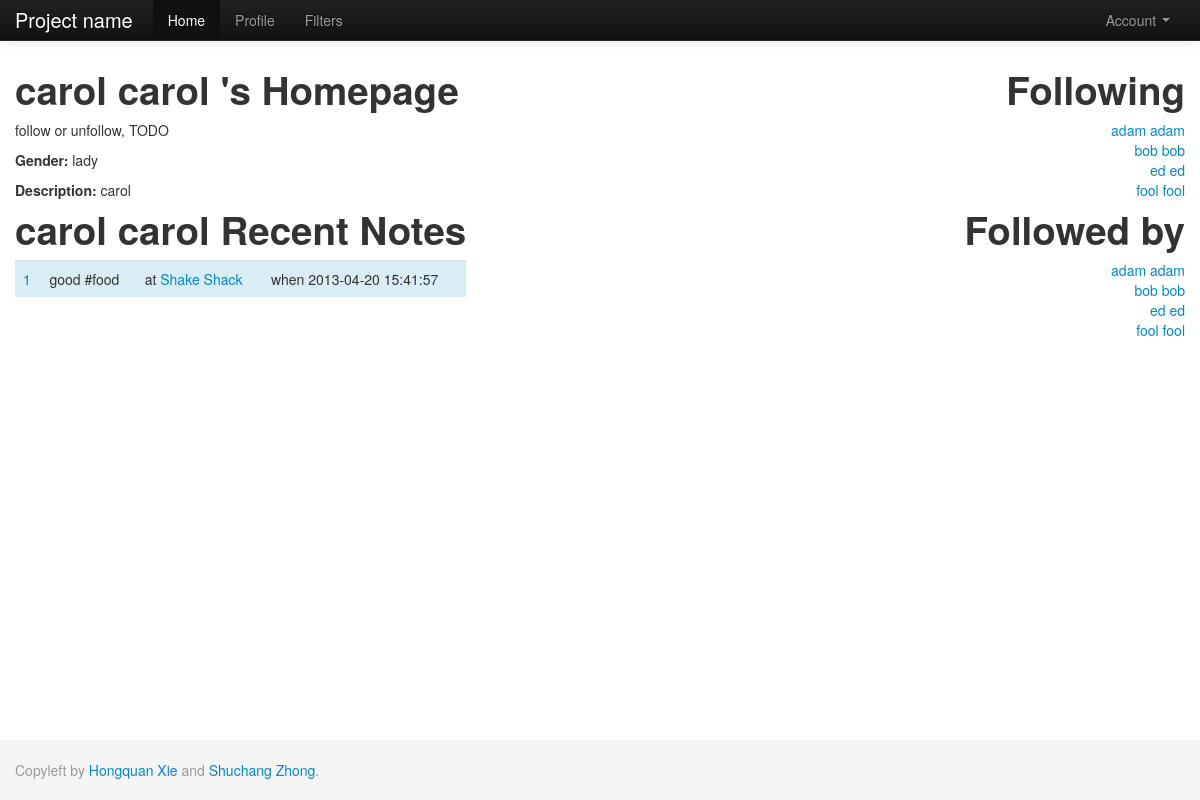
The app's page /index.php/home/user?uid=3 (signed in) with its own data.
### tables this page shows
CREATE TABLE IF NOT EXISTS `user` (
  `uid` int(11) NOT NULL AUTO_INCREMENT,
  `uname` varchar(50) NOT NULL,
  `email` varchar(50) NOT NULL,
  `password` varchar(50) NOT NULL,
  `dt_inserted` datetime NOT NULL,
  `dt_edited` timestamp NOT NULL DEFAULT '0000-00-00 00:00:00' ON UPDATE CURRENT_TIMESTAMP,
  `first_name` varchar(50) NOT NULL,
  `last_name` varchar(50) NOT NULL,
  `gender` tinyint(1) DEFAULT NULL,
  `photo` varchar(100) DEFAULT NULL,
  `description` varchar(1000) NOT NULL,
  `last_latitude` float NOT NULL DEFAULT '0',
  `last_longitude` float NOT NULL DEFAULT '0',
  `current_state` varchar(50) NOT NULL,
  `active` tinyint(1) NOT NULL DEFAULT '1',
  PRIMARY KEY (`uid`),
  UNIQUE KEY `email` (`email`,`uname`)
);

CREATE TABLE IF NOT EXISTS `note` (
  `nid` int(11) NOT NULL AUTO_INCREMENT,
  `uid` int(11) DEFAULT NULL,
  `pid` int(11) DEFAULT NULL,
  `text_body` varchar(1000) DEFAULT NULL,
  `keyword` varchar(200) DEFAULT NULL,
  `dt_inserted` datetime DEFAULT NULL,
  `dt_edited` timestamp NOT NULL DEFAULT CURRENT_TIMESTAMP,
  `active` tinyint(1) NOT NULL DEFAULT '1',
  `s_from` datetime DEFAULT '0000-00-00 00:00:00',
  `s_to` datetime DEFAULT '0000-00-00 00:00:00',
  `repeat_flag` tinyint(1) DEFAULT '0',
  `sunday` tinyint(1) DEFAULT '0',
  `monday` tinyint(1) DEFAULT '0',
  `tuesday` tinyint(1) DEFAULT '0',
  `wednesday` tinyint(1) DEFAULT '0',
  `thursday` tinyint(1) DEFAULT '0',
  `friday` tinyint(1) DEFAULT '0',
  `saturday` tinyint(1) DEFAULT '0',
  PRIMARY KEY (`nid`)
);

CREATE TABLE IF NOT EXISTS `place` (
  `pid` int(11) NOT NULL AUTO_INCREMENT,
  `pname` varchar(100) DEFAULT NULL,
  `latitude` float DEFAULT NULL,
  `longitude` float DEFAULT NULL,
  `dt_inserted` datetime NOT NULL,
  `dt_edited` timestamp NOT NULL DEFAULT CURRENT_TIMESTAMP,
  `active` tinyint(1) NOT NULL DEFAULT '1',
  PRIMARY KEY (`pid`)
);

CREATE TABLE IF NOT EXISTS `follow` (
  `CURRENT_U` int(11) NOT NULL DEFAULT '0',
  `FOLLOWED_USER` int(11) NOT NULL DEFAULT '0',
  `dt_inserted` datetime NOT NULL,
  `dt_edited` timestamp NOT NULL DEFAULT CURRENT_TIMESTAMP,
  `active` tinyint(1) NOT NULL DEFAULT '1',
  PRIMARY KEY (`CURRENT_U`,`FOLLOWED_USER`)
);

### application/controllers/home.php (called while the page is built, shortened)
<?php
class Home extends CI_Controller{
    public function __construct(){
        $this->load->helper('view_helper');
        $this->load->view('header');
    }
    public function user(){
        $uid = $this->input->get('uid');
        $this->load->model('User');
        $this->User->uid = $uid;
        $user            = current($this->User->get());
        $data['user']    = $user;
        $this->load->model('Note');
        $this->Note->uid = $uid;
        $note            = $this->Note->get();
        $data['note']    = $note;
        $this->load->model('follow', 'f1');
        $this->f1->current_u = $uid;
        $following           = $this->f1->get();
        $data['following']   = $following;
        $this->load->model('follow', 'f2');
        $this->f2->followed_user = $uid;
        $followed                = $this->f2->get();
        $data['followed']        = $followed;
        if (empty($user)) {
            show_404('page');
        } else {
            $this->load->view('user', $data);
        }
        $this->load->view('footer');
    }
}
?>

### index.php (called while the page is built, shortened)
<?php
require_once BASEPATH.'core/CodeIgniter.php';

### application/models/user.php (called while the page is built, shortened)
<?php
class User extends CI_Model {
    function get($params=null){
		$this->db->select('*');
		$this->db->from('user');
		$where = ' 1=1 ';
		if(isset($this->uid)){
			$where .= ' AND user.uid = '.$this->uid;
		}
		if($params){
			$params['user.active']=1;
			$this->db->where($params);
		}else
			$this->db->where($where, null, false);
		$query = $this->db->get();
        return $query->result_array();
    }
}

### application/models/note.php (called while the page is built, shortened)
<?php
class Note extends CI_Model {
    function get($params=null){
		$this->db->select('*,note.dt_inserted as note_dt_inserted');
		$this->db->from('note');
		$this->db->join('user','user.uid=note.uid');
		$this->db->join('place','place.pid=note.pid');
		$where = ' 1=1 ';
		if(isset($this->uid)){
			$where .= ' AND note.uid = '.$this->uid;
		}
		if($params){
			$params['note.active']=1;
			$this->db->where($params);
		}else
			$this->db->where($where, null, false);
		$query = $this->db->get();
        return $query->result_array();
    }
}

### application/models/follow.php (called while the page is built, shortened)
<?php
class Follow extends CI_Model {
    function get($params=null){
		$this->db->select('*');
		$this->db->from('follow');
		if(isset($this->current_u)){
			$joinClause = "user.uid=follow.followed_user";
		}
		if(isset($this->followed_user)){
			$joinClause = "user.uid=follow.current_u";
		}
		$this->db->join('user',$joinClause);
		$where = ' 1=1 ';
		if(isset($this->current_u)){
			$where .= ' AND follow.current_u = '.$this->current_u;
		}
		if(isset($this->followed_user)){
			$where .= ' AND follow.followed_user = '.$this->followed_user;
		}
		if($params){
			$this->db->where($params);
		}else
			$this->db->where($where, null, false);
		$query = $this->db->get();
        return $query->result_array();
    }
}

### application/views/user.php (the view)
<div style='width=75%; float:left;'>
<h1><?php echo $user['first_name']." ".$user['last_name'];?> 's Homepage</h1>
<p><?php
if ($user['uid']==$_SESSION['user']['uid']) {
	echo "It's You!";
} else {
	echo "follow or unfollow, TODO";
}
?></p>
<p><b>Gender:</b> <?php
    if ($user['gender']==1){
    	echo "gentle";
    } else if ($user['gender']==0){
    	echo "lady";
    } else {
    	echo "secret";
    }
?></p>
<p><b>Description:</b> <?php echo $user['description']; ?> </p>
<h1><?php echo $user['first_name']." ".$user['last_name'];?> Recent Notes</h1>
<table class="table table-hover">
	<?php
	$index = 1;
		foreach($note as $row){
    ?>
	<tr class="info">
	    <td><a href="note?nid=<?php echo $row['nid'];?>"><?php echo $index;$index+=1; ?></a></td>
	    <td><?php echo $row['text_body']." #".$row['keyword']; ?></td>
	    <td>at <a href="place?pid=<?php echo $row['pid']; ?>"><?php echo $row['pname']; ?></a></td>
		<td>when <?php echo $row['note_dt_inserted']; ?></td>
	  </tr>
	<?php
    }
	?>
</table>
</div>
<div style='width=25%; float:right;'>
	<h1 style="text-align:right;">Following</h1>
	<div style="text-align:right;">
	<?php
	foreach($following as $row){
		echo "<a href=user?uid=".$row['FOLLOWED_USER'].">";
		echo $row['first_name']." ".$row['last_name'];
		echo "</a><br>";
	}
	?>
	</div>
	<h1 style="text-align:right;">Followed by</h1>
	<div style="text-align:right;">
		<?php
		foreach($followed as $row){
			echo "<a href=user?uid=".$row['CURRENT_U'].">";
			echo $row['first_name']." ".$row['last_name'];
			echo "</a><br>";
		}
		?>
	</div>
</div>

### records on screen
user: first_name "carol", last_name "carol", description "carol"
note: text_body "good", keyword "food", pid.pname "Shake Shack", dt_inserted "2013-04-20 15:41:57"
follow: user.first_name "adam", user.last_name "adam"
follow: user.first_name "bob", user.last_name "bob"
follow: user.first_name "ed", user.last_name "ed"
follow: user.first_name "fool", user.last_name "fool"
follow: user.first_name "adam", user.last_name "adam"
follow: user.first_name "bob", user.last_name "bob"
follow: user.first_name "ed", user.last_name "ed"
follow: user.first_name "fool", user.last_name "fool"
